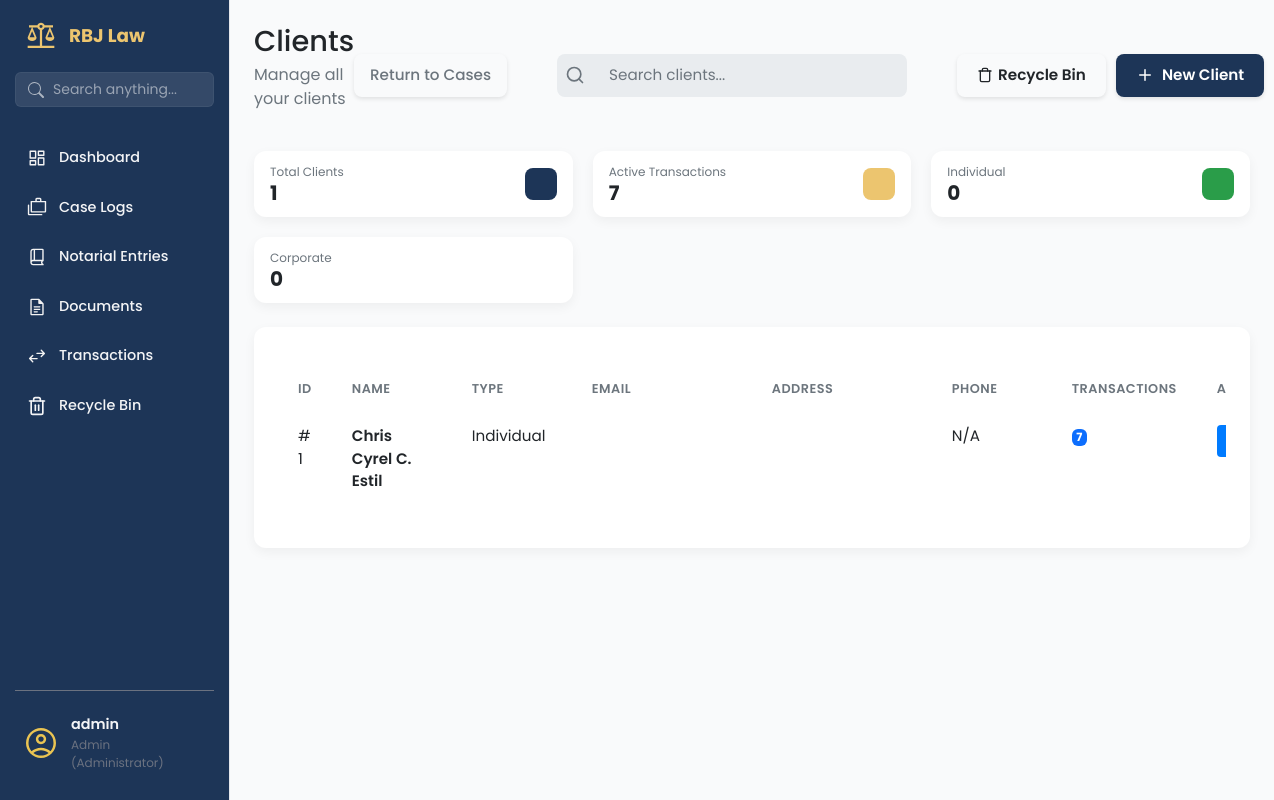
The app's page /clients/ (signed in), older data.
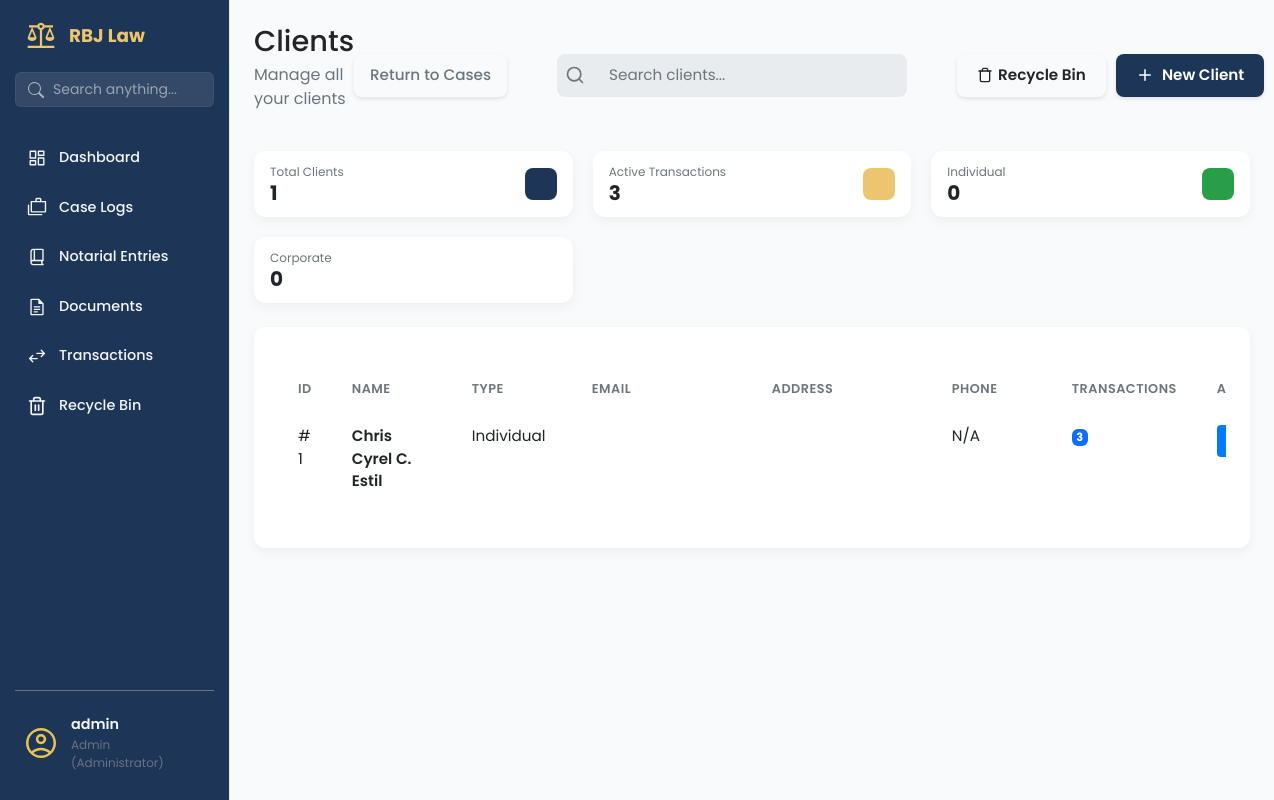
The same page, newer data.
### app/models/client_mdl.py (models this page shows, shortened)
class Client(db.Model, SoftDeleteMixin):
    __tablename__ = 'clients'
    id = db.Column(db.Integer, primary_key=True)
    client_type = db.Column(db.String(20), default='individual', nullable=False)
    first_name = db.Column(db.String(100), nullable=True)
    middle_name = db.Column(db.String(100), nullable=True)
    last_name = db.Column(db.String(100), nullable=True)
    date_of_birth = db.Column(db.Date, nullable=True)
    company_name = db.Column(db.String(200), nullable=True)
    company_reg_number = db.Column(db.String(100), nullable=True) # SEC/DTI No.
    tax_identification_number = db.Column(db.String(50), nullable=True) # TIN
    designated_representative = db.Column(db.String(150), nullable=True) # Contact Person
    street_address = db.Column(db.String(255), nullable=True) # House No, Street, Subd
    barangay = db.Column(db.String(100), nullable=True)
    city = db.Column(db.String(100), nullable=True)
    province = db.Column(db.String(100), nullable=True)
    zip_code = db.Column(db.String(10), nullable=True)
    email = db.Column(db.String(120), nullable=False) # Unique identifier
    phone = db.Column(db.String(50), nullable=True)
    notes = db.Column(db.Text, nullable=True)
    is_active = db.Column(db.Boolean, default=True)
    deleted_at = db.Column(db.DateTime, nullable=True)
    @property
    def full_name(self):
        if self.client_type == 'corporate':
            return self.company_name or "Unnamed Corporation"
        else:
            mi = f" {self.middle_name[0]}." if self.middle_name else ""
            return f"{self.first_name}{mi} {self.last_name}"

### app/routes/clients_routes.py (the view)
@clients_bp.route('/')
@login_required
def clients_page():
    clients = Client.query.filter_by(is_active=True).all()
    return render_template('clients_page.html', clients=clients)

### app/templates/clients_page.html (shortened to what the changed rows need)
{% extends "base.html" %}
{% block content %}
<main class="dashboard-content">
    <header class="dashboard-header">
        <div>
            <h1>Clients </h1>
        </div>
    </header>
    <section class="dashboard-cards">
        <div class="data-card data-card--sm">
            <div class="data-card__info">
                <span class="data-card__title">Active Transactions</span>
                <span class="data-card__value">
                    {% set total_transactions = [] %}
                    {{ total_transactions|length }}
                </span>
            </div>
        </div>
                    {% set individual_count = [] %}
                    {% set corporate_count = [] %}
    </section>
    <section class="dashboard-panels-bottom dashboard-panels-bottom--single">
        <div class="panel-card" style="width: 100%;">
            <div class="table-wrapper panel-card__body">
                <table class="table client-table">
                    <colgroup>
                    </colgroup>
                    <thead>
                        <tr>
                            <th data-sort-key="id">ID</th>
                            <th data-sort-key="name">Name</th>
                            <th data-sort-key="type">Type</th>
                            <th data-sort-key="email">Email</th>
                            <th data-sort-key="address">Address</th>
                            <th data-sort-key="phone">Phone</th>
                            <th data-sort-key="transactions">Transactions</th>
                            <th>Actions</th>
                        </tr>
                    </thead>
                    <tbody>
                        {% for client in clients %}
                        <tr>
                            <td>#{{ client.id }}</td>
                            <td>
                                <a href="#" class="table-link">{{ client.full_name }}</a>
                            </td>
                            <td>{{ client.client_role or 'Individual' }}</td>
                            <td>{{ client.client_email }}</td>
                            <td class="address-cell">
                            </td>
                            <td>{{ client.client_phone or 'N/A' }}</td>
                            <td>
                                <span class="badge bg-primary">{{ client.transaction_items|length }}</span>
                            </td>
                            <td>
                                <div class="action-buttons" style="justify-content: start;">
                                    <a href="{{ url_for('case.create_case') }}" class="btn-action btn-action--primary"
                                        title="New Case">
                                    </a>
                                </div>
                            </td>
                        </tr>
                        {% endfor %}
                    </tbody>
                </table>
            </div>
        </div>
    </section>
</main>
{% endblock content %}

Row changes from the older to the newer data that the page shows:
changed Client "Chris Cyrel C. Estil": transaction_items|length "7" → "3"
Text that changed along with them:
{{ total_transactions|length }}: "7" → "3"
